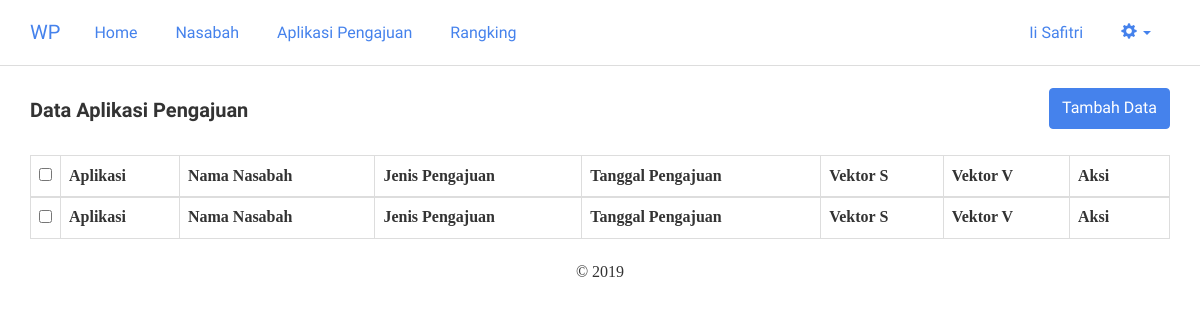
Page /alternatif.php (signed in) on the earlier database version.
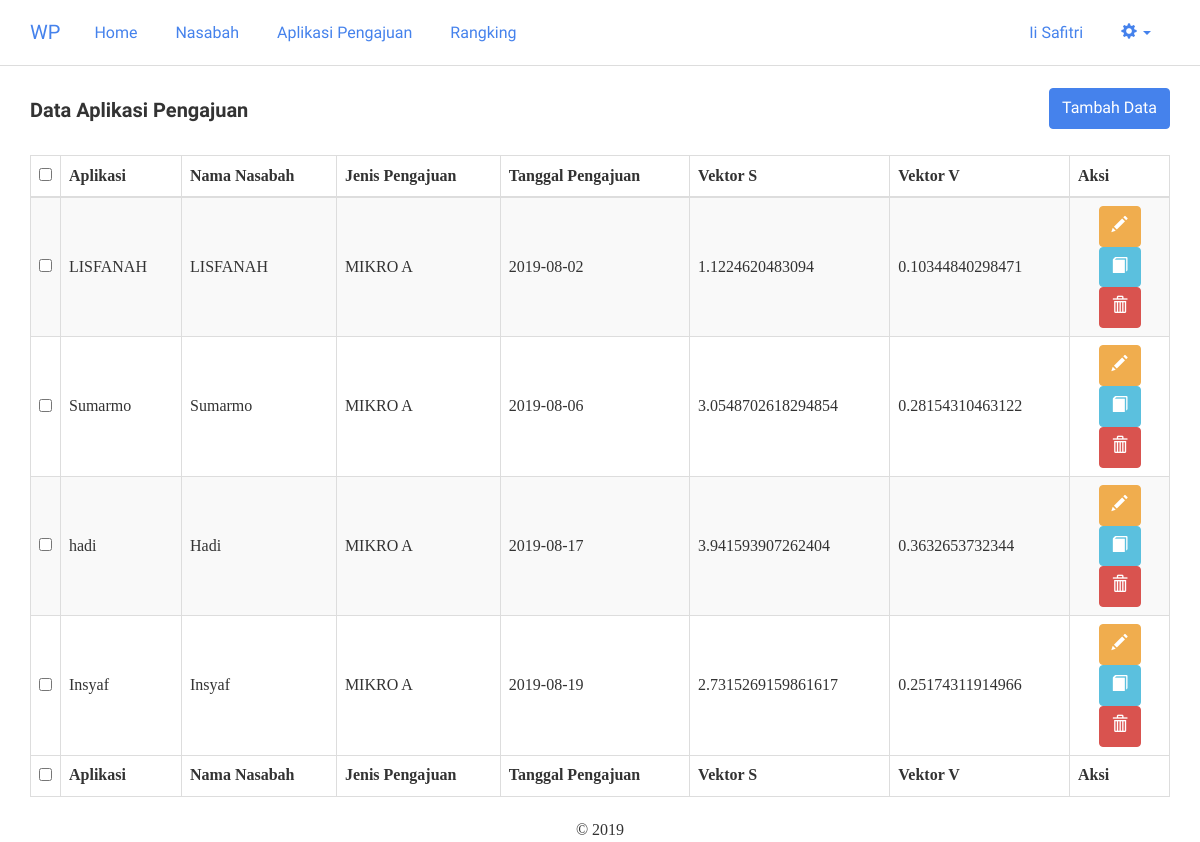
Same page on the later database version.
### tables this page shows
CREATE TABLE `wp_alternatif` (
  `id_alternatif` int(11) NOT NULL,
  `nama_alternatif` varchar(255) NOT NULL,
  `vektor_s` double NOT NULL,
  `vektor_v` double NOT NULL,
  `id_nasabah` int(11) NOT NULL,
  `id_pengajuan` int(11) NOT NULL,
  `tgl` date NOT NULL
);

CREATE TABLE `wp_nasabah` (
  `id_nasabah` int(11) NOT NULL,
  `nama` varchar(50) NOT NULL,
  `phone` varchar(15) NOT NULL,
  `alamat` text NOT NULL
);

CREATE TABLE `wp_pengajuan` (
  `id_pengajuan` int(11) NOT NULL,
  `nama` varchar(50) NOT NULL,
  `limit_p` int(11) NOT NULL,
  `tenor` int(11) NOT NULL
);

### includes/alternatif.inc.php (called while the page is built, shortened)
<?php
class Alternatif{
	private $conn;
	private $table_name = "wp_alternatif";
	public function __construct($db){
		$this->conn = $db;
	}
	function readAll(){
		$query = "SELECT a.*, n.nama, p.nama AS nama_pengajuan FROM ".$this->table_name." AS a INNER JOIN wp_nasabah AS n ON a.id_nasabah=n.id_nasabah INNER JOIN wp_pengajuan AS p ON a.id_pengajuan=p.id_pengajuan ORDER BY a.id_alternatif ASC";
		$stmt = $this->conn->prepare( $query );
		$stmt->execute();
		return $stmt;
	}
	function countAll(){
		$query = "SELECT * FROM ".$this->table_name." ORDER BY id_alternatif ASC";
		$stmt = $this->conn->prepare( $query );
		$stmt->execute();
		return $stmt->rowCount();
	}
}
?>

### includes/nasabah.inc.php (called while the page is built, shortened)
<?php
class Nasabah{
	private $conn;
	private $table_name = "wp_nasabah";
	public $id;
	public function __construct($db){
		$this->conn = $db;
	}
	function readOne(){
		$query = "SELECT * FROM " . $this->table_name . " WHERE id_nasabah=? LIMIT 0,1";
		$stmt = $this->conn->prepare( $query );
		$stmt->bindParam(1, $this->id);
		$stmt->execute();
		$row = $stmt->fetch(PDO::FETCH_ASSOC);
		$this->id = $row['id_nasabah'];
		$this->nm = $row['nama'];
	}
}
?>

### includes/mikro.inc.php (called while the page is built, shortened)
<?php
class Pengajuan{
	private $conn;
	private $table_name = "wp_pengajuan";
	public $id;
	public function __construct($db){
		$this->conn = $db;
	}
	function readOne(){
		$query = "SELECT * FROM " . $this->table_name . " WHERE id_pengajuan=? LIMIT 0,1";
		$stmt = $this->conn->prepare( $query );
		$stmt->bindParam(1, $this->id);
		$stmt->execute();
		$row = $stmt->fetch(PDO::FETCH_ASSOC);
		$this->id = $row['id_pengajuan'];
		$this->nm = $row['nama'];
	}
}
?>

### alternatif.php (the view, shortened to what this page needs)
<?php
include_once 'header.php';
include_once 'includes/alternatif.inc.php';
$pro = new Alternatif($db);
include_once 'includes/mikro.inc.php';
$mik = new Pengajuan($db);
include_once 'includes/nasabah.inc.php';
$nas = new Nasabah($db);
$stmt = $pro->readAll();
            ?>
<form method="post">
	<div class="row">
		<div class="col-md-6 text-left">
			<h4>Data Aplikasi Pengajuan</h4>
		</div>
		<div class="col-md-6 text-right">
			<button type="button" onclick="location.href='alternatif-baru.php'" class="btn btn-primary">Tambah Data</button>
		</div>
	</div>
	<br/>
	<table width="100%" class="table table-striped table-bordered" id="tabeldata">
        <thead>
            <tr>
                <th width="10px"><input type="checkbox" name="select-all" id="select-all" /></th>
                <th>Aplikasi</th>
                <th>Nama Nasabah</th>
                <th>Jenis Pengajuan</th>
                <th>Tanggal Pengajuan</th>
                <th>Vektor S</th>
                <th>Vektor V</th>
                <th width="100px">Aksi</th>
            </tr>
        </thead>
        <tfoot>
            <tr>
                <th><input type="checkbox" name="select-all2" id="select-all2" /></th>
                <th>Aplikasi</th>
                <th>Nama Nasabah</th>
                <th>Jenis Pengajuan</th>
                <th>Tanggal Pengajuan</th>
                <th>Vektor S</th>
                <th>Vektor V</th>
                <th>Aksi</th>
            </tr>
        </tfoot>
        <tbody>
<?php
while ($row = $stmt->fetch(PDO::FETCH_ASSOC)){
    $mik->id = $row['id_pengajuan'];
    $mik->readOne();
    $nas->id = $row['id_nasabah'];
    $nas->readOne();
?>
            <tr>
                <td style="vertical-align:middle;"><input type="checkbox" value="<?php echo $row['id_alternatif'] ?>" name="checkbox[]" /></td>
                <td style="vertical-align:middle;"><?php echo $row['nama_alternatif'] ?></td>
                <td style="vertical-align:middle;"><?php echo $nas->nm ?></td>
                <td style="vertical-align:middle;"><?php echo $mik->nm ?></td>
                <td style="vertical-align:middle;"><?php echo $row['tgl'] ?></td>
                <td style="vertical-align:middle;"><?php echo $row['vektor_s'] ?></td>
                <td style="vertical-align:middle;"><?php echo $row['vektor_v'] ?></td>
                <td class="text-center" style="vertical-align:middle;">
					<a href="alternatif-ubah.php?id_a=<?php echo $row['id_alternatif'] ?>" class="btn btn-warning"><span class="glyphicon glyphicon-pencil" aria-hidden="true"></span></a>
                    <a href="detail-baru.php?id_a=<?php echo $row['id_alternatif'] ?>" class="btn btn-info"><span class="glyphicon glyphicon-book" aria-hidden="true"></span></a>
					<a href="alternatif-hapus.php?id_a=<?php echo $row['id_alternatif'] ?>" onclick="return confirm('Yakin ingin menghapus data')" class="btn btn-danger"><span class="glyphicon glyphicon-trash" aria-hidden="true"></span></a>
			    </td>
            </tr>
<?php
}
?>
        </tbody>
    </table>
</form>
<?php
include_once 'footer.php';
?>

### header.php (shortened to what this page needs)
<!DOCTYPE html>
<html lang="en">
  <head>
    <link href="css/bootstrap.min.css" rel="stylesheet">
    <link href="css/dataTables.bootstrap.min.css" rel="stylesheet">
    <link type="text/css" href="css/jquery.toastmessage.css" rel="stylesheet"/>
    <link type="text/css" href="lib/datepicker/dist/datepicker.min.css" rel="stylesheet"/>
    <link rel="stylesheet" type="text/css" href="https://cdn.jsdelivr.net/npm/pikaday/css/pikaday.css">
  </head>
  <body>
	<nav class="navbar navbar-default navbar-static-top">
	  <div class="container">
		<div class="navbar-header">
		  <a class="navbar-brand" href="index.php">WP</a>
		</div>
		<div class="collapse navbar-collapse" id="bs-example-navbar-collapse-1">
		  <ul class="nav navbar-nav">
			<li><a href="index.php">Home</a></li>
			<li><a href="nasabah.php">Nasabah</a></li>
			<li><a href="alternatif.php">Aplikasi Pengajuan</a></li>
			<li><a href="rangking.php">Rangking</a></li>
		  </ul>
		  <ul class="nav navbar-nav navbar-right">
			<li><a href="profil.php"><?php echo $_SESSION['nama_lengkap'] ?></a></li>
			<li class="dropdown">
			  <a href="#" class="dropdown-toggle" data-toggle="dropdown" role="button" aria-haspopup="true" aria-expanded="false"><span class="glyphicon glyphicon-cog"></span> <span class="caret"></span></a>
			</li>
		  </ul>
		</div>
	  </div>
	</nav>
    <div class="container">

### footer.php (shortened to what this page needs)
<footer class="text-center">&copy; 2019</footer>
	</div>
  </body>
</html>

Differences in the rows shown:
now on this page (row edited): wp_alternatif: nama_alternatif "LISFANAH", id_nasabah.nama "LISFANAH", id_pengajuan.nama "MIKRO A", tgl "2019-08-02", vektor_s "1.1224620483094", vektor_v "0.10344840298471"
added wp_alternatif: nama_alternatif "Sumarmo", id_nasabah.nama "Sumarmo", id_pengajuan.nama "MIKRO A", tgl "2019-08-06", vektor_s "3.0548702618294854", vektor_v "0.28154310463122"
added wp_alternatif: nama_alternatif "hadi", id_nasabah.nama "Hadi", id_pengajuan.nama "MIKRO A", tgl "2019-08-17", vektor_s "3.941593907262404", vektor_v "0.3632653732344"
added wp_alternatif: nama_alternatif "Insyaf", id_nasabah.nama "Insyaf", id_pengajuan.nama "MIKRO A", tgl "2019-08-19", vektor_s "2.7315269159861617", vektor_v "0.25174311914966"
